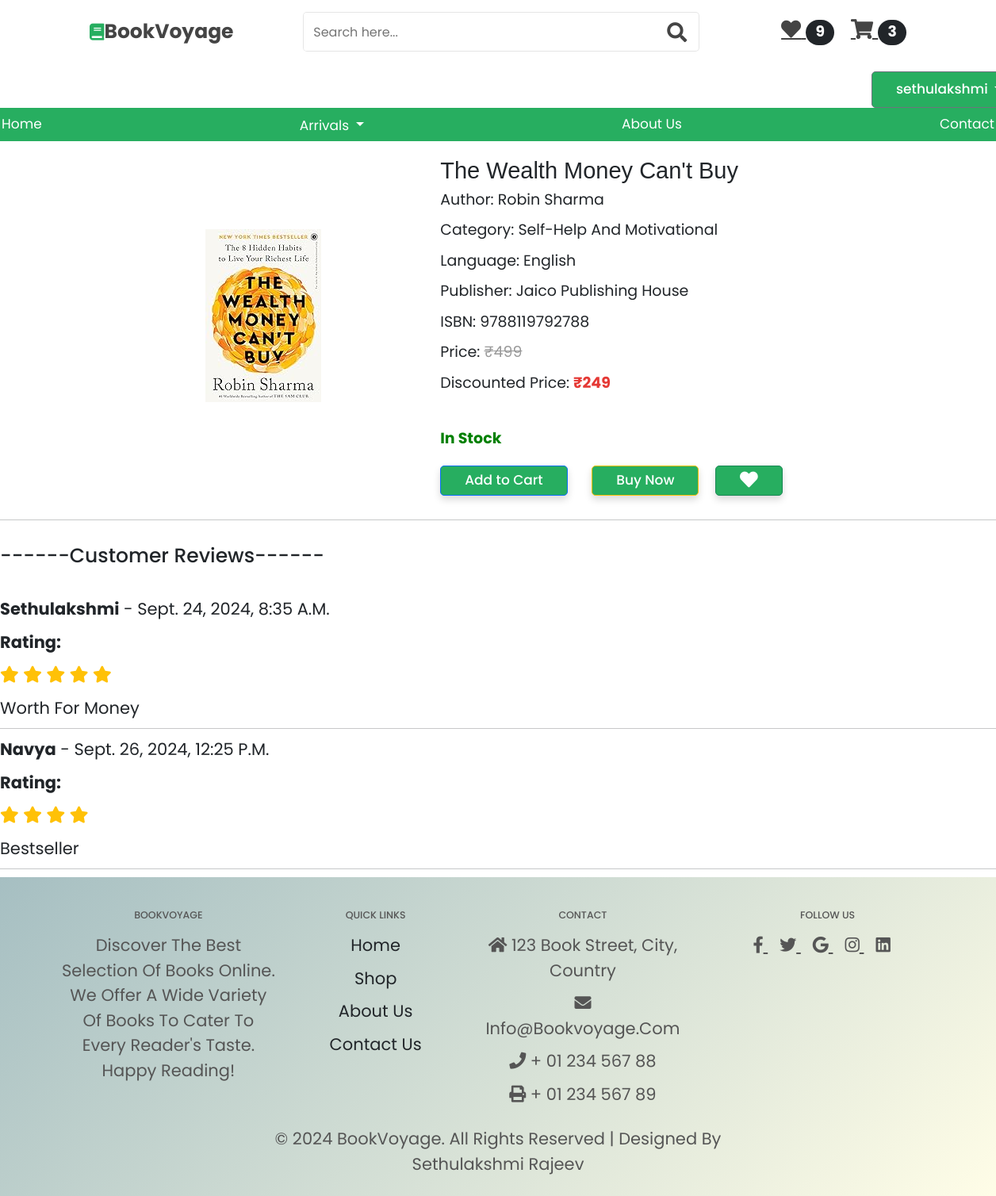
The app's page /book/5/ (signed in) with its own data.
### myapp/models.py (models this page shows)
class addproduct(models.Model):
    user=models.ForeignKey(User,on_delete=models.CASCADE)
    pnm=models.CharField(max_length=15)
    athr=models.CharField(max_length=15, default=None)
    CATEGORY_CHOICES = [
        ('Thriller', 'Thriller'),
        ('Mystery', 'Mystery'),
        ('Horror', 'Horror'),
        ('Comics', 'Comics'),
        ('Adventure', 'Adventure'),
        ('Romance', 'Romance'),
        ('Historical fiction', 'Historical fiction'),
        ('Literary fiction', 'Literary fiction'),
        ('Science Fiction', 'Science Fiction'),
        ('Autobiography', 'Autobiography'),
        ('Memoir', 'Memoir'),
        ('History', 'History'),
        ('Travel', 'Travel'),
        ('Science', 'Science'),
        ('Philosophy', 'Philosophy'),
        ('Essays', 'Essays'),
        ('Business', 'Business'),
        ('Children\'s Book', 'Children\'s Book'),
        ('Classic Literature', 'Classic Literature'),
        ('Short Stories', 'Short Stories'),
        ('Drama', 'Drama'),
        ('Poetry', 'Poetry'),
        ('Self-help and Motivational', 'Self-help and Motivational')
    ]
    LANGUAGE_CHOICES = [
        ('English', 'English'),
        ('Malayalam', 'Malayalam'),
    ]
    cat = models.CharField(max_length=40, choices=CATEGORY_CHOICES)
    lang = models.CharField(max_length=15, choices=LANGUAGE_CHOICES)
    publ = models.CharField(max_length=25)
    isbn = models.IntegerField()
    pr = models.IntegerField()
    qty = models.IntegerField()
    img = models.ImageField(upload_to='p_images')
    def discounted_price(self):
        return int(self.pr * 0.5)

class Review(models.Model):
    user = models.ForeignKey(User,on_delete=models.CASCADE)
    book = models.ForeignKey(addproduct,on_delete=models.CASCADE)
    review_text = models.TextField()
    rating = models.FloatField(default=0)
    created_at = models.DateTimeField(auto_now_add=True)

### myapp/views.py (the view)
# urls.py: path('book/<int:book_id>/', views.book_detail, name='book_detail'),
def book_detail(r, book_id):
    totalitem = 0
    wishitem = 0
    if r.user.is_authenticated:
        totalitem = cartpro.objects.filter(user=r.user).count()
        wishitem = wishlist.objects.filter(user=r.user).count()
    book = get_object_or_404(addproduct, id=book_id)
    reviews = Review.objects.filter(book=book)
    user = r.user
    cart_products = cartpro.objects.filter(user=user).values_list('product', flat=True)
    wishlist_items = wishlist.objects.filter(user=user).values_list('product', flat=True)
    in_cart = book.id in cart_products
    in_wishlist = book.id in wishlist_items
    return render(r, 'book_detail.html', {
        'book': book,
        'reviews': reviews,
        'range_5': range(1, 6),
        'CATEGORY_CHOICES': addproduct.CATEGORY_CHOICES,
        'in_cart': in_cart,
        'in_wishlist': in_wishlist,
        'totalitem':totalitem,
        'wishitem':wishitem,
    })

### template/book_detail.html (shortened to what this page needs)
<!DOCTYPE html>
<html lang="en">
<head>
    {% load static %}
    <link href="https://cdn.jsdelivr.net/npm/bootstrap@5.3.3/dist/css/bootstrap.min.css" rel="stylesheet">
    <link rel="stylesheet" href="https://cdn.jsdelivr.net/npm/swiper@11/swiper-bundle.min.css"/>
    <link rel="stylesheet" href="https://cdnjs.cloudflare.com/ajax/libs/font-awesome/5.15.4/css/all.min.css">
    <link rel="stylesheet" href="{% static 'css/style.css' %}">
</head>
<body data-authenticated="{{ request.user.is_authenticated|yesno:'true,false' }}">
    <header class="header">
        <div class="header-1">
            <a href="#" class="logo"><i class="fas fa-book"></i>BookVoyage</a>
            <form action="{% if request.user.is_authenticated %}  {% else %} {% url 'login' %} {% endif %}" class="search-form">
                <input type="search" name="srch" placeholder="Search here..." id="search-box">
                <label for="search-box" class="fas fa-search"></label>
            </form>
            <div class="icons">
                {% if request.user.is_authenticated %}
                <a href="{% url 'view_wishlist' %}" class="fas fa-heart">
                    <span class="badge rounded-pill bg-dark">
                        {% if wishitem > 0 %}
                            {{ wishitem }}
                        {% else %}
                            0
                        {% endif %}
                    </span>
                </a>
                <a href="{% url 'cart' %}" class="fas fa-shopping-cart">
                    <span class="badge rounded-pill bg-dark">
                        {% if totalitem > 0 %}
                            {{ totalitem }}
                        {% else %}
                            0
                        {% endif %}
                    </span>
                </a>
                {% else %}
                <div id="login-btn" class="fas fa-user"></div>
                {% endif %}
            </div>
        </div>
    {% if request.user.is_authenticated %}
    <div class="dropdown-user">
        <button type="button" class="btn btn-secondary dropdown-toggle" data-bs-toggle="dropdown" aria-expanded="false">
          {{request.user}}
        </button>
    </div>
    {% endif %}
    <div class="header-2">
        <nav class="navbar">
            <a href="/">Home</a>
            <div class="dropdown">
                <a href="" class="nav-link dropdown-toggle" id="navbarDropdownArrivals" role="button" data-bs-toggle="dropdown" aria-expanded="false">
                    Arrivals
                </a>
            </div>
            <a href="{% url 'about_us' %}">About Us</a>
            <a href="{% url 'contact_us' %}">Contact</a>
        </nav>
    </div>
    </header>
    <div class="book-detail">
        <img src="{{ book.img.url }}" alt="{{ book.pnm }}">
        <div class="book-info">
            <h2>{{ book.pnm }}</h2>
            <p>Author: {{ book.athr }}</p>
            <p>Category: {{ book.cat }}</p>
            <p>Language: {{ book.lang }}</p>
            <p>Publisher: {{ book.publ }}</p>
            <p>ISBN: {{ book.isbn }}</p>
            <p>Price: <span class="original-price">₹{{ book.pr }}</span></p>
            <p>Discounted Price: <span class="discounted-price">₹{{ book.discounted_price }}</span></p><br>
            <p class="stock-status {% if book.qty > 0 %}in-stock{% else %}out-of-stock{% endif %}">
                {% if book.qty > 0 %}
                    In Stock
                {% else %}
                    Out of Stock
                {% endif %}
            </p>
            {% if book.qty > 0 %}
                {% if in_cart %}
                    <a href="{% url 'cart' %}" class="btn btn-primary shadow px-5 py-2">View Cart</a>
                {% else %}
                    <form action="{% url 'addtocart' %}" method="GET" class="d-inline">
                        <button type="submit" class="btn btn-primary shadow px-5 py-2">Add to Cart</button>
                    </form>
                {% endif %}
                <a href="{% url 'checkout' user.id %}?buy_now={{ book.id }}" class="btn btn-warning shadow px-5 py-2 ms-4">Buy Now</a>
                {% if in_wishlist %}
                    <form action="{% url 'remove_from_wishlist' book.id %}" method="post" class="d-inline">
                        {% csrf_token %}
                        <button type="submit" class="minus-wishlist btn btn-danger shadow px-5 py-2 ms-4"><i class="fas fa-heart fa-lg"></i></button>
                    </form>
                {% else %}
                    <form action="{% url 'add_to_wishlist' book.id %}" method="post" class="d-inline">
                        <button type="submit" class="plus-wishlist btn btn-success shadow px-5 py-2 ms-4"><i class="fas fa-heart fa-lg"></i></button>
                    </form>
                {% endif %}
            {% else %}
                <button class="btn btn-secondary" disabled>Out of Stock</button>
            {% endif %}
        </div>
    </div>
    <hr>
    <div class="reviews mt-5">
        <h1>------Customer Reviews------</h1><br>
        {% if reviews %}
            {% for review in reviews %}
                <div class="review-item mb-3">
                    <p><strong>{{ review.user.username }}</strong> - {{ review.created_at}}</p>
                    <div class="book-rating">
                        <p><strong>Rating:</strong></p>
                        <div class="star-rating">
                            {% for i in range_5 %}
                                {% if i <= review.rating %}
                                    <i class="fa fa-star text-warning"></i>
                                {% else %}
                                    <i class="fa fa-star-o text-muted"></i>
                                {% endif %}
                            {% endfor %}
                        </div>
                    </div>
                </div>
                    </div>
                    <p>{{ review.review_text }}</p>
                    <hr>
            {% endfor %}
        {% else %}
            <p>No reviews yet. Be the first to leave a review!</p>
        {% endif %}
<footer class="pt-5 pb-4" style="background: linear-gradient(135deg, #a6bfc2, #fffde7); color: #555;">
    <div class="container text-center text-md-left">
        <div class="row text-center text-md-left">
            <div class="col-md-3 col-lg-3 col-xl-3 mx-auto mt-3">
                <h5 class="text-uppercase mb-4 font-weight-bold">BookVoyage</h5>
                <p>Discover the best selection of books online. We offer a wide variety of books to cater to every reader's taste. Happy reading!</p>
            </div>
            <div class="col-md-2 col-lg-2 col-xl-2 mx-auto mt-3">
                <h5 class="text-uppercase mb-4 font-weight-bold">Quick Links</h5>
                <p>
                    <a href="/" class="text-dark" style="text-decoration: none;">Home</a>
                </p>
                <p>
                    <a href="{% if request.user.is_authenticated %} {% url 'all_books' %} {% else %} {% url 'login' %} {% endif %}" class="text-dark" style="text-decoration: none;">Shop</a>
                </p>
                <p>
                    <a href="{% if request.user.is_authenticated %} {% url 'about_us' %} {% else %} {% url 'login' %} {% endif %}" class="text-dark" style="text-decoration: none;">About Us</a>
                </p>
                <p>
                    <a href="{% if request.user.is_authenticated %} {% url 'contact_us' %} {% else %} {% url 'login' %} {% endif %}" class="text-dark" style="text-decoration: none;">Contact Us</a>
                </p>
            </div>
            <div class="col-md-4 col-lg-3 col-xl-3 mx-auto mt-3">
                <h5 class="text-uppercase mb-4 font-weight-bold">Contact</h5>
                <p>
                    <i class="fas fa-home mr-3"></i> 123 Book Street, City, Country
                </p>
                <p>
                    <i class="fas fa-envelope mr-3"></i> info@bookvoyage.com
                </p>
                <p>
                    <i class="fas fa-phone mr-3"></i> + 01 234 567 88
                </p>
                <p>
                    <i class="fas fa-print mr-3"></i> + 01 234 567 89
                </p>
            </div>
            <div class="col-md-3 col-lg-4 col-xl-3 mx-auto mt-3">
                <h5 class="text-uppercase mb-4 font-weight-bold">Follow Us</h5>
                <a href="#" class="me-4" style="color: #555;">
                    <i class="fab fa-facebook-f"></i>
                </a>
                <a href="#" class="me-4" style="color: #555;">
                    <i class="fab fa-twitter"></i>
                </a>
                <a href="#" class="me-4" style="color: #555;">
                    <i class="fab fa-google"></i>
                </a>
                <a href="#" class="me-4" style="color: #555;">
                    <i class="fab fa-instagram"></i>
                </a>
                <a href="#" class="me-4" style="color: #555;">
                    <i class="fab fa-linkedin"></i>
                </a>
            </div>
        </div>
        <div class="row d-flex justify-content-center mt-4">
            <div class="col-md-8 col-lg-8 col-xl-7">
                <p class="text-center">
                    © 2024 BookVoyage. All Rights Reserved | Designed by Sethulakshmi Rajeev
                </p>
            </div>
        </div>
    </div>
</footer>
</body>
</html>

### static/css/style.css (style rules this page uses)
:root { --green:#27ae60; --dark-color:#219150; --black:#444; --light-color:#666; --border:.1rem solid rgba(0,0,0,.1); --border-hover:.1rem solid var(--black); --box-shadow:0 .5rem 1rem rgba(0,0,0,.1); }
* { font-family:'Poppins', sans-serif; font-size: 2.1rem; line-height: 1.5; margin:0; padding:0; box-sizing: border-box; outline: none; border: none; text-decoration: none; text-transform: capitalize; transition: all .2s linear; transition:width none; }
html { font-size: 10px; overflow-x: hidden; scroll-padding-top: 5rem; scroll-behavior: smooth; }
.btn { margin-top: 1rem; display: inline-block; padding: .9rem 3rem; border-radius: .5rem; color: #fff; background:var(--green); font-size: 1.7rem; cursor:pointer; font-weight: 500; }
.header .header-1 { background: #fff; padding: 1.5rem 9%; display: flex; align-items: center; justify-content: space-between; text-decoration: none; }
.header .header-1 .logo { font-size: 2.5rem; font-weight: bolder; color: var(--black); text-decoration: none; }
.header .header-1 .logo i { color:var(--green); text-decoration: none; }
.header .header-1 .search-form { width:50rem; height:5rem; border:var(--border); overflow: hidden; background:#fff; display: flex; align-items: center; border-radius: .5rem; }
.header .header-1 .search-form input { font-size: 1.6rem; padding: 0 1.2rem; height: 100%; width:100%; text-transform:none; color:var(--black); }
.header .header-1 .search-form label { font-size: 2.5rem; padding-right: 1.5rem; color:var(--black); cursor:pointer; }
.header .header-1 .icons div, .header .header-1 .icons a { font-size: 2.5rem; margin-left: 1.5rem; color:var(--black); cursor:pointer; }
.dropdown-user { margin-left: 87.5%; }
.header .header-2 { background: var(--green); }
.header .header-2 .navbar { text-align: center; text-decoration: none; }
.header .header-2 .navbar a { color: #fff; display: inline-block; padding: .2rem; font-size: 1.7rem; text-decoration: none; }

### template/book_detail.html (style rules this page uses)
.original-price { text-decoration: line-through; color: #999; margin-right: 10px; }
.discounted-price { color: #E53935; font-weight: bold; }
.stock-status { font-weight: bold; }
.in-stock { color: green; }
.book-detail { display: flex; flex-wrap: wrap; justify-content: center; padding: 20px; max-width: 1000px; margin: 0 auto; }
.book-detail img { max-width: 300px; max-height: 400px; object-fit:contain; margin-right: 150px; transition: transform .2s; }
.book-info { max-width: 600px; }
.book-info h2 { font-family:'Trebuchet MS', 'Lucida Sans Unicode', 'Lucida Grande', 'Lucida Sans', Arial, sans-serif; font-size: 2.9rem; margin-top: 0; }
.book-info p, .book-info span { margin-bottom: 10px; font-size: 1.9rem; }
.book-info button { margin-right: 10px; }

### records on screen
addproduct: img (picture), pnm "The Wealth Money Can't Buy", athr "Robin Sharma", cat "Self-Help And Motivational", lang "English", publ "Jaico Publishing House", isbn "9788119792788", pr "499", discounted_price "249"
Review: user.username "Sethulakshmi", created_at "Sept. 24, 2024, 8:35 A.m.", rating 5 (drawn), review_text "Worth For Money"
Review: user.username "Navya", created_at "Sept. 26, 2024, 12:25 P.m.", rating 4 (drawn), review_text "Bestseller"

### other values on screen
{{ wishitem }} "9"
{{ totalitem }} "3"
{{ request.user }} "sethulakshmi"
